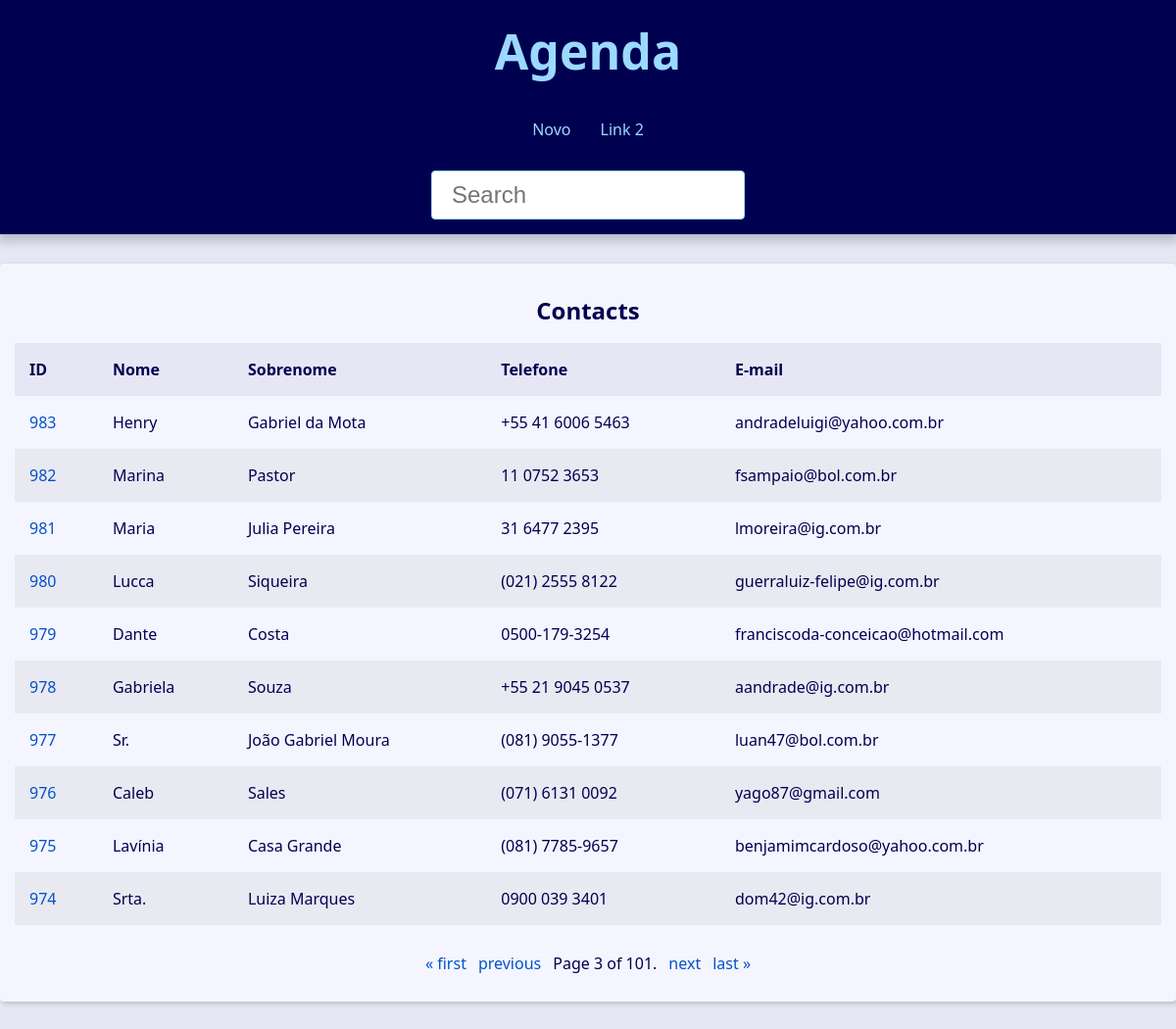
The app's page /?page=3&q= with its own data.
### contact/models.py (models this page shows, shortened)
class Contact(models.Model):
    first_name = models.CharField(max_length=50)
    last_name = models.CharField(max_length=50, blank=True)
    phone = models.CharField(max_length=50)
    email = models.EmailField(max_length=254, blank=True)
    created_date = models.DateTimeField(default=timezone.now)
    description = models.TextField(blank=True)
    show = models.BooleanField(default=True)
    picture = models.ImageField(blank=True, upload_to='pictures/%Y/%m/')
    owner = models.ForeignKey(
        User,
        on_delete=models.SET_NULL,
        blank=True, null=True
    )
    category = models.ForeignKey(
        Category,
        on_delete=models.SET_NULL,
        blank=True, null=True
    )

### contact/views/contact_views.py (the view)
# urls.py: path('', views.index, name='index'),
def index(request):
    contacts = Contact.objects \
        .filter(show=True)\
        .order_by('-id')
    paginator = Paginator(contacts, 10)
    page_number = request.GET.get("page")
    page_obj = paginator.get_page(page_number)
    context = {
        'page_obj': page_obj,
        'site_title': ' - Contatos',
    }
    return render(
        request,
        'contact/index.html',
        context
    )

### contact/templates/contact/index.html
{% extends 'global/base.html' %}
{% block content %}
  {% if page_obj %}
    <div class="responsive-table">
      <table class="contacts-table">
        <caption class="table-caption ">
          Contacts
        </caption>
        <thead>
          <tr class="table-row table-row-header">
            <th class="table-header">ID</th>
            <th class="table-header">Nome</th>
            <th class="table-header">Sobrenome</th>
            <th class="table-header">Telefone</th>
            <th class="table-header">E-mail</th>
          </tr>
        </thead>
        <tbody>
          {% for contact in page_obj %}
            <tr class="table-row">
              <td class="table-cel">
                <a
                  class="table-link"
                  href="{% url 'contact:contact' contact.id %}"
                >
                  {{ contact.id }}
                </a>
              </td>
              <td class="table-cel">
                {{ contact.first_name }}
              </td>
              <td class="table-cel">
                {{ contact.last_name }}
              </td>
              <td class="table-cel">
                {{ contact.phone }}
              </td>
              <td class="table-cel">
                {{ contact.email }}
              </td>
            </tr>
          {% endfor %}
        </tbody>
      </table>
    </div>
  {% else %}
    <div class="single-contact">
      <h1 class="single-contact-name">
        <p align="center">Nenhum contato encontrado.</p>
      </h1>
    </div>
  {% endif %}
{% endblock content %}

### base/static/global/css/style.css (style rules this page uses)
:root { --spacing: 1.5rem; --link-dark-color: rgb(0, 83, 200); --link-light-color: rgb(156, 217, 255); --clr-white: rgb(245, 245, 255); --clr-blue: rgb(0, 0, 80); --clr-light-gray: rgb(230, 230, 245); --clr-dark-shadow-5: rgba(0, 0, 10, 5%); --clr-dark-shadow-10: rgba(0, 0, 10, 10%); --clr-dark-shadow-20: rgba(0, 0, 10, 20%); --clr-light-shadow-5: rgba(200, 200, 255, 5%); --clr-light-shadow-10: rgba(200, 200, 255, 20%); --clr-light-shadow-20: rgba(200, 200, 255, 20%); --main-page-width: 120rem; --table-min-width: 60rem; --biggest-font-size: 5rem; --bigger-font-size: 4rem; --big-font-size: 3.2rem; --medium-font-size: 2.4rem; --small-font-size: 1.6rem; --smaller-font-size: 1.4rem; --smallest-font-size: 1.2rem; --transition-fast: 300ms; --transition-medium: 600ms; --transition-slow: 1s; --default-border-radius: 4px; }
*, *::before, *::after { margin: 0; padding: 0; box-sizing: border-box; }
html { font-size: 62.5%; }
body { font-family: system-ui, -apple-system, BlinkMacSystemFont, 'Segoe UI', Roboto, Oxygen, Ubuntu, Cantarell, 'Open Sans', 'Helvetica Neue', sans-serif; line-height: 1.5; font-size: var(--small-font-size); color: var(--clr-blue); -webkit-font-smoothing: antialiased; background: var(--clr-light-gray); }
.responsive-table { width: 100%; overflow-x: auto; }
.contacts-table { width: 100%; min-width: var(--table-min-width); border-collapse: collapse; }
.table-caption { font-size: var(--medium-font-size); font-weight: bold; padding: var(--spacing); }
.table-row { text-align: left; text-overflow: ellipsis; transition: background-color var(--transition-fast) ease-in-out; }
.table-row:nth-of-type(2n) { background: var(--clr-dark-shadow-5); }
.table-row-header { background: var(--clr-light-gray); color: var(--clr-blue); }
.table-cel, .table-header { padding: var(--spacing); }
.table-link { color: var(--link-dark-color); transition: color var(--transition-fast) ease-in-out; text-decoration: none; }

### records on screen
Contact: id "983", first_name "Henry", last_name "Gabriel da Mota", phone "+55 41 6006 5463", email "andradeluigi@yahoo.com.br"
Contact: id "982", first_name "Marina", last_name "Pastor", phone "11 0752 3653", email "fsampaio@bol.com.br"
Contact: id "981", first_name "Maria", last_name "Julia Pereira", phone "31 6477 2395", email "lmoreira@ig.com.br"
Contact: id "980", first_name "Lucca", last_name "Siqueira", phone "(021) 2555 8122", email "guerraluiz-felipe@ig.com.br"
Contact: id "979", first_name "Dante", last_name "Costa", phone "0500-179-3254", email "franciscoda-conceicao@hotmail.com"
Contact: id "978", first_name "Gabriela", last_name "Souza", phone "+55 21 9045 0537", email "aandrade@ig.com.br"
Contact: id "977", first_name "Sr.", last_name "João Gabriel Moura", phone "(081) 9055-1377", email "luan47@bol.com.br"
Contact: id "976", first_name "Caleb", last_name "Sales", phone "(071) 6131 0092", email "yago87@gmail.com"
Contact: id "975", first_name "Lavínia", last_name "Casa Grande", phone "(081) 7785-9657", email "benjamimcardoso@yahoo.com.br"
Contact: id "974", first_name "Srta.", last_name "Luiza Marques", phone "0900 039 3401", email "dom42@ig.com.br"

### other values on screen
{{ page_obj.number }} "3"
{{ page_obj.paginator.num_pages }} "101"
